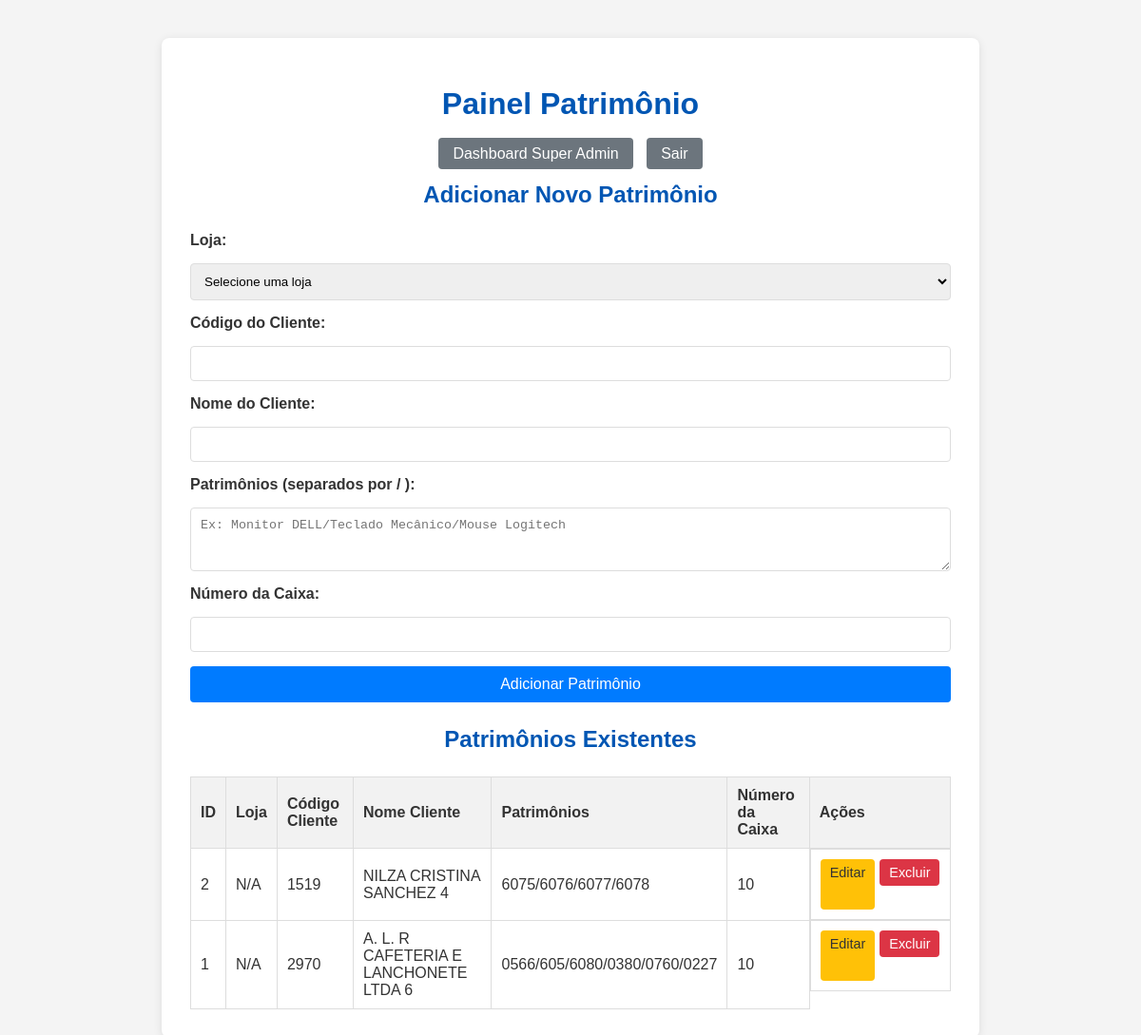
The page /patrimonio/dashboard (signed in) on the database as committed earlier.
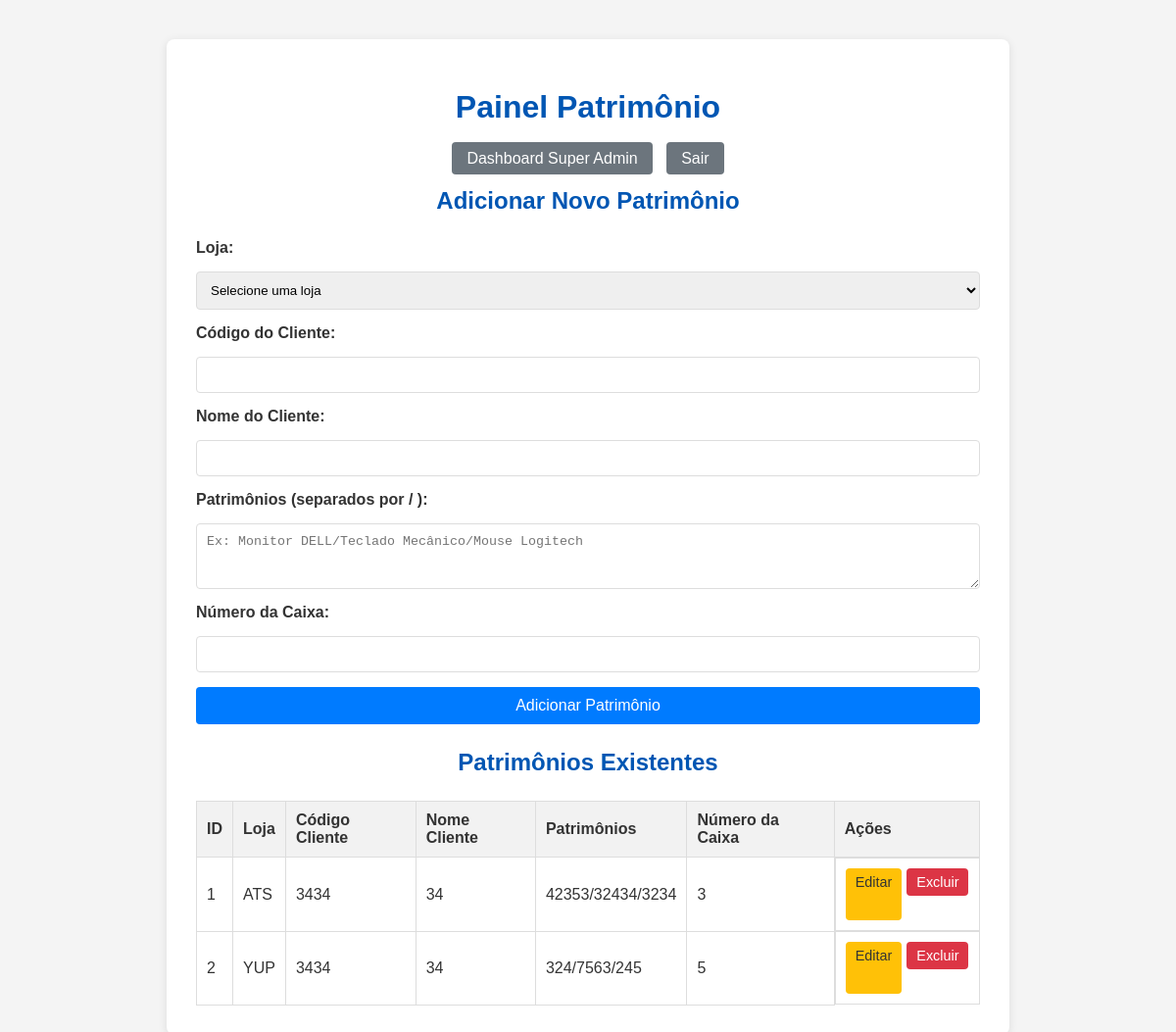
The same page on the database as committed later.
### tables this page shows
CREATE TABLE patrimonios (
            id INTEGER PRIMARY KEY AUTOINCREMENT,
            codigo_cliente TEXT NOT NULL,
            nome_cliente TEXT NOT NULL,
            patrimonios TEXT NOT NULL,
            numero_caixa TEXT NOT NULL DEFAULT ''
        , store_id INTEGER REFERENCES stores(id));

CREATE TABLE stores (
            id INTEGER PRIMARY KEY AUTOINCREMENT,
            name TEXT UNIQUE NOT NULL
        );

### app.py (the view, shortened to what this page needs)
@app.route('/patrimonio/dashboard', methods=['GET', 'POST'])
@login_required
@role_required(['super_admin', 'admin_patrimonio'])
def patrimonio_dashboard():
    db = get_db()
    stores = []
    if session['role'] == 'super_admin':
        all_patrimonios = db.execute("SELECT p.*, s.name as store_name FROM patrimonios p LEFT JOIN stores s ON p.store_id = s.id ORDER BY p.codigo_cliente").fetchall()
        stores = db.execute("SELECT id, name FROM stores ORDER BY name").fetchall()
    else:
        all_patrimonios = db.execute("SELECT p.*, s.name as store_name FROM patrimonios p LEFT JOIN stores s ON p.store_id = s.id WHERE p.store_id = ? ORDER BY p.codigo_cliente", (session.get('store_id'),)).fetchall()
    return render_template('patrimonio/patrimonio_dashboard.html', patrimonios=all_patrimonios, stores=stores)

### app.py (called while the page is built)
def login_required(f):
    @wraps(f)
    def decorated_function(*args, **kwargs):
        if 'logged_in' not in session:
            flash('Você precisa fazer login para acessar esta página.', 'danger')
            return redirect(url_for('admin_login'))
        return f(*args, **kwargs)
    return decorated_function

def role_required(allowed_roles):
    def decorator(f):
        @wraps(f)
        def decorated_function(*args, **kwargs):
            if 'logged_in' not in session or 'role' not in session:
                flash('Você precisa fazer login para acessar esta página.', 'danger')
                return redirect(url_for('admin_login'))
            if session['role'] not in allowed_roles:
                flash('Você não tem permissão para acessar esta página.', 'danger')
                if session.get('role') == 'super_admin':
                    return redirect(url_for('super_admin_dashboard'))
                return redirect(url_for('index'))
            return f(*args, **kwargs)
        return decorated_function
    return decorator

### templates/patrimonio/patrimonio_dashboard.html (shortened to what this page needs)
<!DOCTYPE html>
<html lang="pt-br">
<head>
    <link rel="stylesheet" href="{{ url_for('static', filename='css/style.css') }}">
</head>
<body>
    <div class="container">
        <h1>Painel Patrimônio</h1>
        <div class="admin-nav">
            {% if session.role == 'super_admin' %}
                <a href="{{ url_for('super_admin_dashboard') }}">Dashboard Super Admin</a>
            {% endif %}
            <a href="{{ url_for('admin_logout') }}">Sair</a>
        </div>
        <h2>Adicionar Novo Patrimônio</h2>
        <form action="{{ url_for('patrimonio_dashboard') }}" method="POST">
            {% if session.role == 'super_admin' %}
            <label for="store_id">Loja:</label>
            <select id="store_id" name="store_id" required>
                <option value="">Selecione uma loja</option>
            </select>
            {% endif %}
            <label for="codigo_cliente">Código do Cliente:</label>
            <input type="text" id="codigo_cliente" name="codigo_cliente" required>
            <label for="nome_cliente">Nome do Cliente:</label>
            <input type="text" id="nome_cliente" name="nome_cliente" required>
            <label for="patrimonios">Patrimônios (separados por / ):</label>
            <textarea id="patrimonios" name="patrimonios" rows="3" placeholder="Ex: Monitor DELL/Teclado Mecânico/Mouse Logitech" required></textarea>
            <label for="numero_caixa">Número da Caixa:</label>
            <input type="text" id="numero_caixa" name="numero_caixa" required>
            <button type="submit">Adicionar Patrimônio</button>
        </form>
        <h2>Patrimônios Existentes</h2>
        {% if patrimonios %}
            <table>
                <thead>
                    <tr>
                        <th>ID</th>
                        {% if session.role == 'super_admin' %}
                        <th>Loja</th>
                        {% endif %}
                        <th>Código Cliente</th>
                        <th>Nome Cliente</th>
                        <th>Patrimônios</th>
                        <th>Número da Caixa</th>
                        <th>Ações</th>
                    </tr>
                </thead>
                <tbody>
                    {% for item in patrimonios %}
                        <tr>
                            <td>{{ item.id }}</td>
                            {% if session.role == 'super_admin' %}
                            <td>{{ item.store_name or 'N/A' }}</td>
                            {% endif %}
                            <td>{{ item.codigo_cliente }}</td>
                            <td>{{ item.nome_cliente }}</td>
                            <td>{{ item.patrimonios }}</td>
                            <td>{{ item.numero_caixa }}</td>
                            <td class="actions">
                                <a href="{{ url_for('patrimonio_edit', item_id=item.id) }}" class="edit">Editar</a>
                                <form action="{{ url_for('patrimonio_delete', item_id=item.id) }}" method="POST" style="display:inline;">
                                    <button type="submit" class="delete" onclick="return confirm('Tem certeza que deseja excluir este item?');">Excluir</button>
                                </form>
                            </td>
                        </tr>
                    {% endfor %}
                </tbody>
            </table>
        {% else %}
            <p>Nenhum patrimônio cadastrado ainda.</p>
        {% endif %}
    </div>
</body>
</html>

Rows that differ between the two databases and show on the page:
changed patrimonios id 1: name "N/A" → "ATS"; codigo_cliente "2970" → "3434"; nome_cliente "A. L. R CAFETERIA E LANCHONETE LTDA 6" → "34"; patrimonios "0566/605/6080/0380/0760/0227" → "42353/32434/3234"; numero_caixa "10" → "3"; moves up the list
changed patrimonios id 2: name "N/A" → "YUP"; codigo_cliente "1519" → "3434"; nome_cliente "NILZA CRISTINA SANCHEZ 4" → "34"; patrimonios "6075/6076/6077/6078" → "324/7563/245"; numero_caixa "10" → "5"
